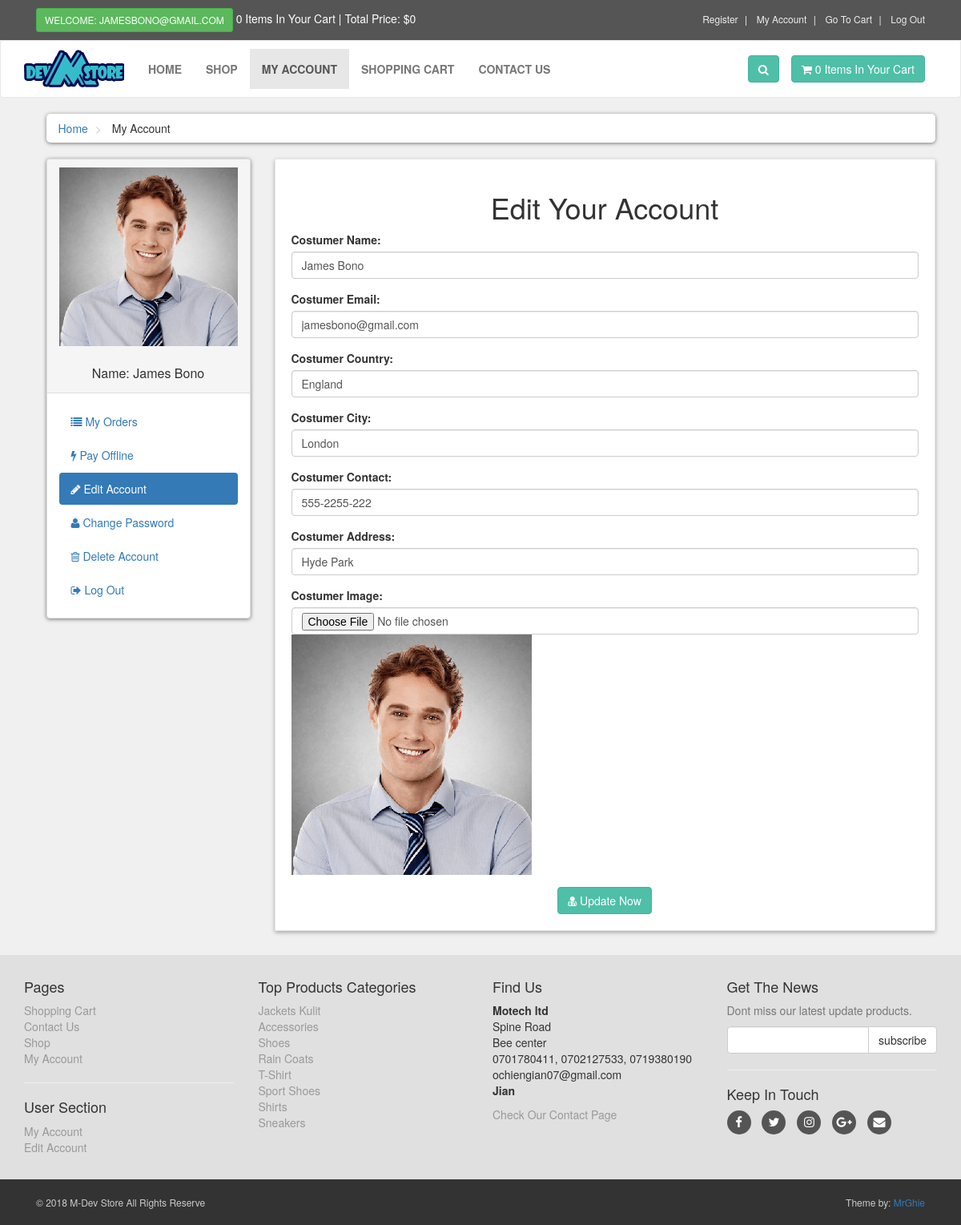
The page /customer/my_account.php?edit_account (signed in) on the database its author committed.
### tables this page shows
CREATE TABLE `customers` (
  `customer_id` int(10) NOT NULL,
  `customer_name` varchar(255) NOT NULL,
  `customer_email` varchar(255) NOT NULL,
  `customer_pass` varchar(255) NOT NULL,
  `customer_country` text NOT NULL,
  `customer_city` text NOT NULL,
  `customer_contact` varchar(255) NOT NULL,
  `customer_address` text NOT NULL,
  `customer_image` text NOT NULL,
  `customer_ip` varchar(100) NOT NULL
);

CREATE TABLE `product_categories` (
  `p_cat_id` int(10) NOT NULL,
  `p_cat_title` text NOT NULL,
  `p_cat_desc` text NOT NULL
);

### customer/edit_account.php (the view, shortened to what this page needs)
<?php
$customer_session = $_SESSION['customer_email'];
$get_customer = "select * from customers where customer_email='$customer_session'";
$run_customer = mysqli_query($con,$get_customer);
$row_customer = mysqli_fetch_array($run_customer);
$customer_name = $row_customer['customer_name'];
$customer_email = $row_customer['customer_email'];
$customer_country = $row_customer['customer_country'];
$customer_city = $row_customer['customer_city'];
$customer_contact = $row_customer['customer_contact'];
$customer_address = $row_customer['customer_address'];
$customer_image = $row_customer['customer_image'];
?>
<h1 align="center"> Edit Your Account </h1>
<form action="" method="post" enctype="multipart/form-data">
    <div class="form-group">
        <label> Costumer Name: </label>
        <input type="text" name="c_name" class="form-control" value="<?php echo $customer_name; ?>" required>
    </div>
    <div class="form-group">
        <label> Costumer Email: </label>
        <input type="text" name="c_email" class="form-control" value="<?php echo $customer_email; ?>" required>
    </div>
    <div class="form-group">
        <label> Costumer Country: </label>
        <input type="text" name="c_country" class="form-control" value="<?php echo $customer_country; ?>" required>
    </div>
    <div class="form-group">
        <label> Costumer City: </label>
        <input type="text" name="c_city" class="form-control" value="<?php echo $customer_city; ?>" required>
    </div>
    <div class="form-group">
        <label> Costumer Contact: </label>
        <input type="text" name="c_contact" class="form-control" value="<?php echo $customer_contact; ?>" required>
    </div>
    <div class="form-group">
        <label> Costumer Address: </label>
        <input type="text" name="c_address" class="form-control" value="<?php echo $customer_address; ?>" required>
    </div>
    <div class="form-group">
        <label> Costumer Image: </label>
        <input type="file" name="c_image" class="form-control form-height-custom">
        <img class="img-responsive" src="customer_images/<?php echo $customer_image; ?>" alt="Costumer Image">
    </div>
    <div class="text-center">
        <button name="update" class="btn btn-primary">
            <i class="fa fa-user-md"></i> Update Now
        </button>
    </div>
</form>

### customer/includes/sidebar.php
<div class="panel panel-default sidebar-menu">
    <div class="panel-heading">
        <?php
        $customer_session = $_SESSION['customer_email'];
        $get_customer = "select * from customers where customer_email='$customer_session'";
        $run_customer = mysqli_query($con,$get_customer);
        $row_customer = mysqli_fetch_array($run_customer);
        $customer_image = $row_customer['customer_image'];
        $customer_name = $row_customer['customer_name'];
        if(!isset($_SESSION['customer_email'])){
        }else{
            echo "
                <center>
                    <img src='customer_images/$customer_image' class='img-responsive' >
                </center>
                <br/>
                <h3 class='panel-title' align='center'>
                    Name: $customer_name
                </h3>
            ";
        }
        ?>
    </div>
    <div class="panel-body">
        <ul class="nav-pills nav-stacked nav">
            <li class="<?php if(isset($_GET['my_orders'])){ echo "active"; } ?>">
                <a href="my_account.php?my_orders">
                    <i class="fa fa-list"></i> My Orders
                </a>
            </li>
            <li class="<?php if(isset($_GET['pay_offline'])){ echo "active"; } ?>">
                <a href="my_account.php?pay_offline">
                    <i class="fa fa-bolt"></i> Pay Offline
                </a>
            </li>
            <li class="<?php if(isset($_GET['edit_account'])){ echo "active"; } ?>">
                <a href="my_account.php?edit_account">
                    <i class="fa fa-pencil"></i> Edit Account
                </a>
            </li>
            <li class="<?php if(isset($_GET['change_pass'])){ echo "active"; } ?>">
                <a href="my_account.php?change_pass">
                    <i class="fa fa-user"></i> Change Password
                </a>
            </li>
            <li class="<?php if(isset($_GET['delete_account'])){ echo "active"; } ?>">
                <a href="my_account.php?delete_account">
                    <i class="fa fa-trash-o"></i> Delete Account
                </a>
            </li>
            <li>
                <a href="logout.php">
                    <i class="fa fa-sign-out"></i> Log Out
                </a>
            </li>
        </ul>
    </div>
</div>

### customer/includes/footer.php (shortened to what this page needs)
<div id="footer">
    <div class="container">
        <div class="row">
            <div class="col-sm-6 col-md-3">
               <h4>Pages</h4>
                <ul>
                    <li><a href="../cart.php">Shopping Cart</a></li>
                    <li><a href="../contact.php">Contact Us</a></li>
                    <li><a href="../shop.php">Shop</a></li>
                    <li><a href="my_account.php">My Account</a></li>
                </ul>
                <hr>
                <h4>User Section</h4>
                <ul>
                           <?php
                           if(!isset($_SESSION['customer_email'])){
                               echo"<a href='../checkout.php'>Login</a>";
                           }else{
                              echo"<a href='my_account.php?my_orders'>My Account</a>";
                           }
                           ?>
                    <li>
                            <?php
                           if(!isset($_SESSION['customer_email'])){
                               echo"<a href='../checkout.php'>Login</a>";
                           }else{
                              echo"<a href='my_account.php?edit_account'>Edit Account</a>";
                           }
                           ?>
                    </li>
                </ul>
            </div>
            <div class="com-sm-6 col-md-3">
                <h4>Top Products Categories</h4>
                <ul>
                    <?php
                        $get_p_cats = "select * from product_categories";
                        $run_p_cats = mysqli_query($con,$get_p_cats);
                        while($row_p_cats=mysqli_fetch_array($run_p_cats)){
                            $p_cat_id = $row_p_cats['p_cat_id'];
                            $p_cat_title = $row_p_cats['p_cat_title'];
                            echo "
                                <li>
                                    <a href='../shop.php?p_cat=$p_cat_id'>
                                        $p_cat_title
                                    </a>
                                </li>
                            ";
                        }
                    ?>
                </ul>
            </div>
            <div class="col-sm-6 col-md-3">
                <h4>Find Us</h4>
                <p>
                    <strong>Motech ltd</strong>
                    <br/>Spine Road
                    <br/>Bee center
                    <br/>0701780411, 0702127533, 0719380190
                    <br/> ochiengian07@gmail.com
                    <br/><strong>Jian</strong>
                </p>
                <a href="../contact.php">Check Our Contact Page</a>
            </div>
            <div class="col-sm-6 col-md-3">
                <h4>Get The News</h4>
                <p class="text-muted">
                    Dont miss our latest update products.
                </p>
                <form action="https://feedburner.google.com/fb/a/mailverify" method="post" target="popupwindow" onsubmit="window.open('https://feedburner.google.com/fb/a/mailverify?uri=M-devMedia', 'popupwindow', 'scrollbars=yes,width=550,height=520');return true" method="post">
                    <div class="input-group">
                        <input type="text" class="form-control" name="email">
                        <span class="input-group-btn">
                            <input type="submit" value="subscribe" class="btn btn-default">
                        </span>
                    </div>
                </form>
                <hr>
                <h4>Keep In Touch</h4>
                <p class="social">
                    <a href="../#" class="fa fa-facebook"></a>
                    <a href="../#" class="fa fa-twitter"></a>
                    <a href="../#" class="fa fa-instagram"></a>
                    <a href="../#" class="fa fa-google-plus"></a>
                    <a href="../#" class="fa fa-envelope"></a>
                </p>
            </div>
        </div>
    </div>
</div>
<div id="copyright">
    <div class="container">
        <div class="col-md-6">
            <p class="pull-left">&copy; 2018 M-Dev Store All Rights Reserve</p>
        </div>
        <div class="col-md-6">
            <p class="pull-right">Theme by: <a href="#">MrGhie</a></p>
        </div>
    </div>
</div>

### customer/styles/style.css (style rules this page uses)
body { font-size: 14px; line-height: 1.42857143; color: #333333; background: #f0f0f0; overflow-x: hidden; }
.btn-primary { color: rgb(255, 255, 255); background: rgb(79, 191, 168); border-color: rgb(65, 179, 156); }
#content .panel.sidebar-menu { box-sizing: border-box; box-shadow: 0px 1px 5px rgba(0, 0, 0, .5); }
#content .panel.sidebar-menu h3 { padding: 5px 0px; margin: 0px; }
#footer { background: #e0e0e0; padding: 20px 0; }
#footer a { color: #999999; padding: 0; text-decoration: none; }
#footer ul { list-style: none; padding-left: 0px; }
#footer .social { text-align: left; }
#footer .social a { margin: 0px 10px 0px 0px; display: inline-block; color: #ffffff; width: 30px; height: 30px; border-radius: 15px; line-height: 30px; font-size: 15px; text-align: center; vertical-align: bottom; background: #555555; text-decoration: none; }
#copyright { background: #333333; color: #cccccc; padding: 20px 0px; font-size: 12px; }
#copyright p { margin: 0px; }

### rows shown on the page
customers: customer_image (picture), customer_name "James Bono", c_name "James Bono", c_email "jamesbono@gmail.com", c_country "England", c_city "London", c_contact "555-2255-222", c_address "Hyde Park"
product_categories: p_cat_title "Jackets Kulit"
product_categories: p_cat_title "Accessories"
product_categories: p_cat_title "Shoes"
product_categories: p_cat_title "Rain Coats"
product_categories: p_cat_title "T-Shirt"
product_categories: p_cat_title "Sport Shoes"
product_categories: p_cat_title "Shirts"
product_categories: p_cat_title "Sneakers"

### other values the page prints
$_SESSION['customer_email'] "JAMESBONO@GMAIL.COM"
$count_items "0 0"
$total "0"
